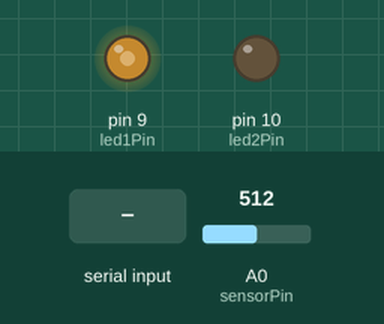
Bench run of a sketch on a simulated Arduino Uno, built with avr-gcc and run on an emulated ATmega328P. Shown: output pins drawn as LEDs (lit = HIGH). The inputs (shaded band) are chosen by the test bench; at power-on: A0 (sensorPin) = 512. What the sketch prints to the serial monitor is not drawn.

Above: at 1.2 s.
1.3 s: A0 (sensorPin) set to 716
At 1.8 s:
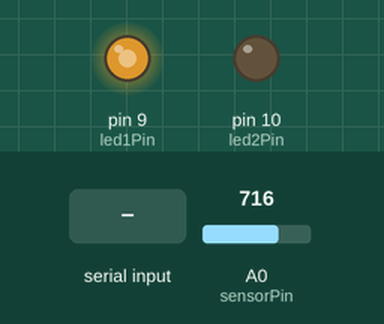
2.8 s: byte 30 received over Serial
At 4.0 s:
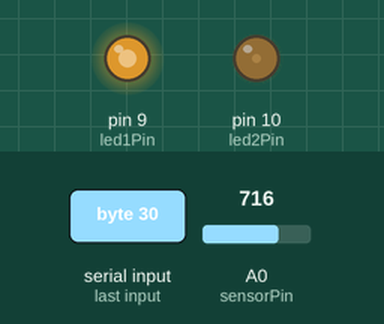
4.3 s: A0 (sensorPin) set to 900
At 5.3 s:
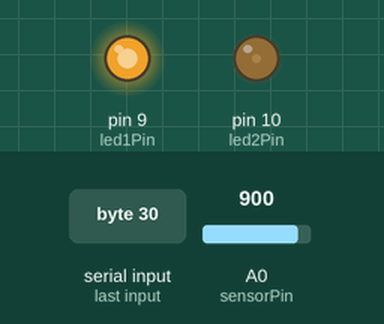
5.8 s: byte 90 received over Serial
At 6.4 s:
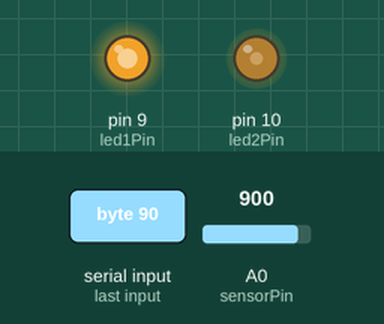
7.3 s: A0 (sensorPin) set to 511
At 7.6 s:
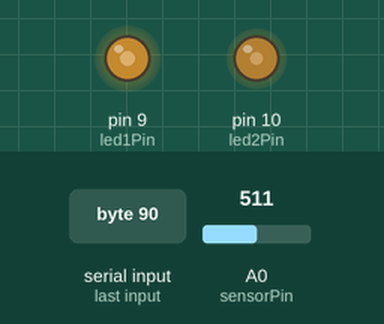
8.8 s: A0 (sensorPin) set to 122
At 9.9 s:
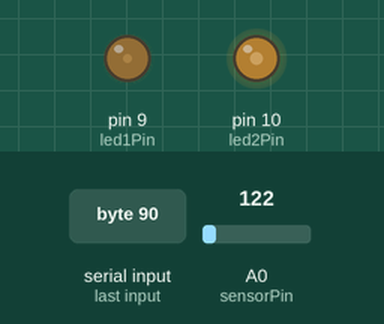
Timing chart, 0 to 11.3 s (numbered marks = the images above; inputs shaded):
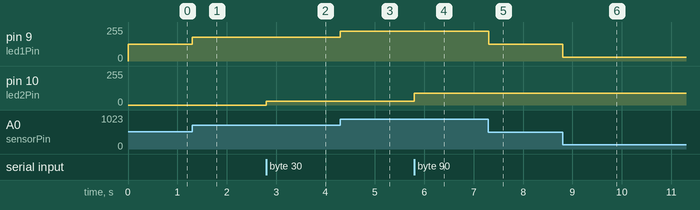

Measured:
- after the input at 1.3 s, pin 9 (led1Pin): 127/255 → 178/255 at once
- after the input at 2.8 s, pin 10 (led2Pin): 0/255 → 30/255 at once
- after the input at 4.3 s, pin 9 (led1Pin): 178/255 → 224/255 at once
- after the input at 5.8 s, pin 10 (led2Pin): 30/255 → 90/255 at once
- after the input at 7.3 s, pin 9 (led1Pin): 224/255 → 127/255 at once
- after the input at 8.8 s, pin 9 (led1Pin): 127/255 → 30/255 at once

The sketch:

arduino-part.ino
```cpp
/*
  Code References:
  https://learn.sparkfun.com/tutorials/sik-experiment-guide-for-arduino---v32/experiment-2-reading-a-potentiometer
  https://www.arduino.cc/en/tutorial/fade
*/

// set up pins for LEDs and potentiometer
const int led1Pin =  9;   // analog pin 9
const int led2Pin = 10;   // analog pin 10
const int sensorPin = 0;    // analog pin A0

int brightness = 0;    // how bright the first LED is
int led2brightness = 0;   // how bright the second LED is
int incomingByte;   // variable for holding the data from p5.js

void setup() {
  // set up the LED pin to be an output:
  pinMode(led1Pin, OUTPUT);
  // initialize the serial port for communication
  Serial.begin(9600);
}

void loop() {
  // read from potentiometer
  int sensorValue;
  sensorValue = analogRead(sensorPin);
  brightness = map(sensorValue, 0, 1023, 0, 255);   // map sensor value to brightness

  // write the changed brighntess for first LED to p5.js
  Serial.write(brightness);

  // Actually change output to the first LED based on changes in potential meter
  if (sensorValue >= 0) {
    analogWrite(led1Pin, brightness);  // turn the LED on with certain brightness
  } else{
    digitalWrite(led1Pin, LOW);  // turn the LED off
  }

  // read the input from p5.js and use that data to controle the second LED light
  if (Serial.available() > 0) {   // see if there's incoming serial data
   incomingByte = Serial.read();  // read it and store it in the variable
   led2brightness = map(incomingByte, 0, 255, 0, 255);  // map the incoming value to brightness
   } else { }

   // write the input brightness value to the second LED
   analogWrite(led2Pin, led2brightness);
}
```
